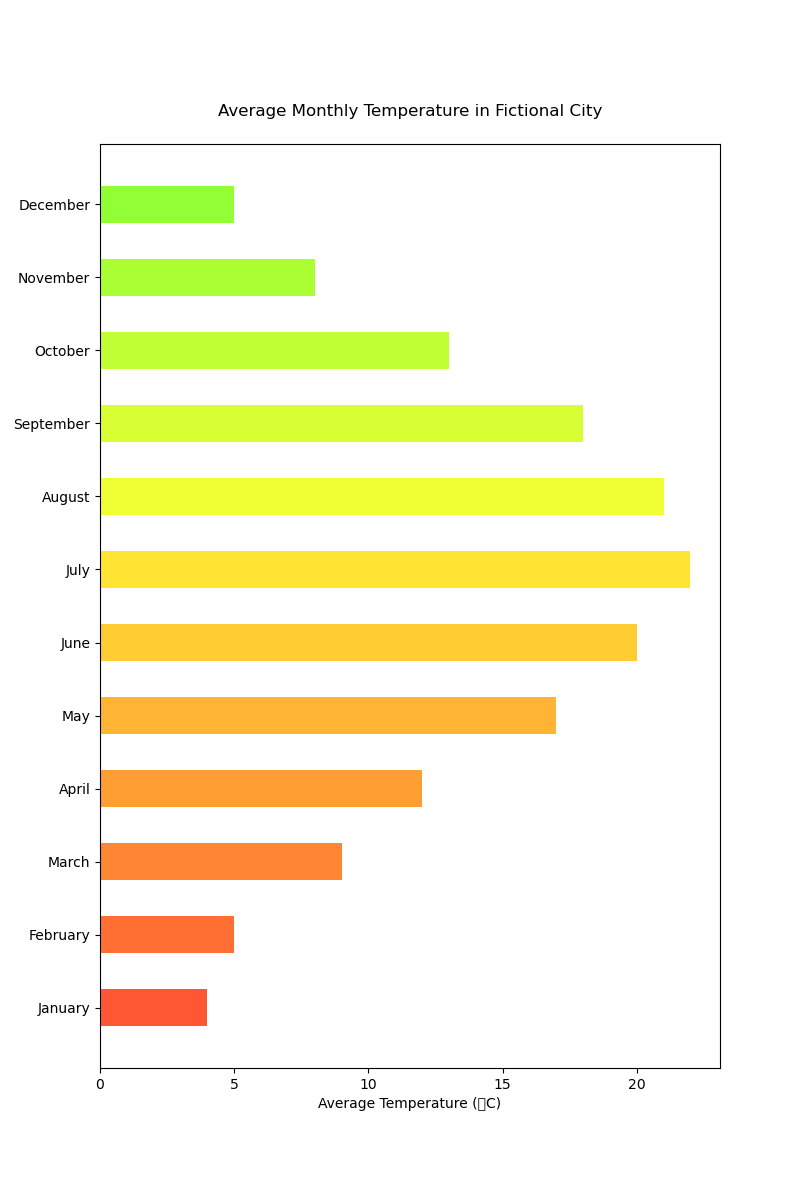

Reproduce this figure in Python.

import matplotlib.pyplot as plt

# Data
months = [
    "January", "February", "March", "April",
    "May", "June", "July", "August",
    "September", "October", "November", "December"
]
average_temperature_c = [4, 5, 9, 12, 17, 20, 22, 21, 18, 13, 8, 5]

# Creating horizontal bar chart
fig, ax = plt.subplots(figsize=(8, 12))

ax.barh(months, average_temperature_c, color=[
    '#FF5733', '#FF6F33', '#FF8633', '#FF9E33',
    '#FFB533', '#FFCC33', '#FFE433', '#EFFF33',
    '#D8FF33', '#C0FF33', '#A9FF33', '#91FF33'
], height=0.5)

# Adding labels and title
ax.set_xlabel('Average Temperature (°C)')
ax.set_title('Average Monthly Temperature in Fictional City', pad=20)

# Show the plot
plt.show()
